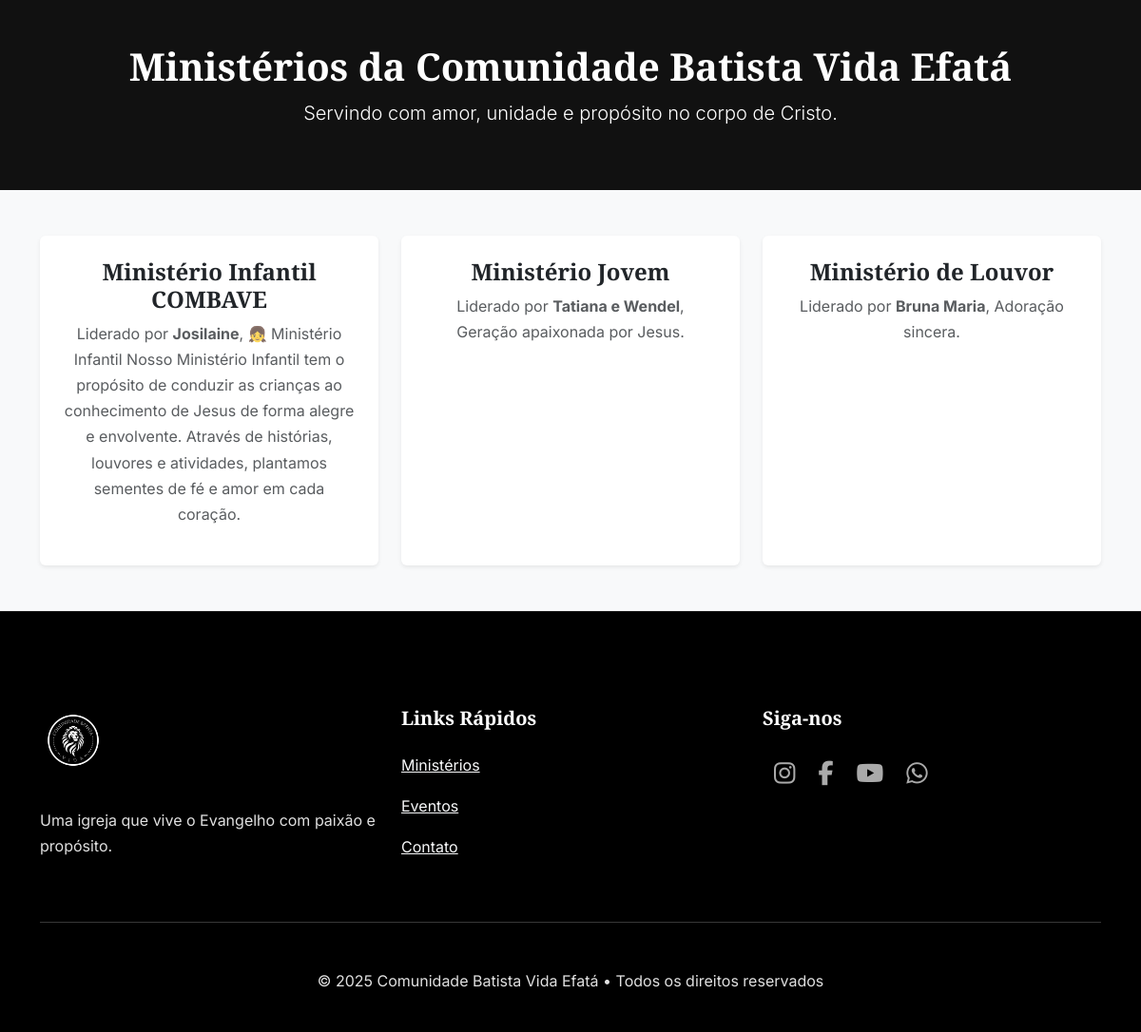
Page /ministerios (lower part) on the earlier database version.
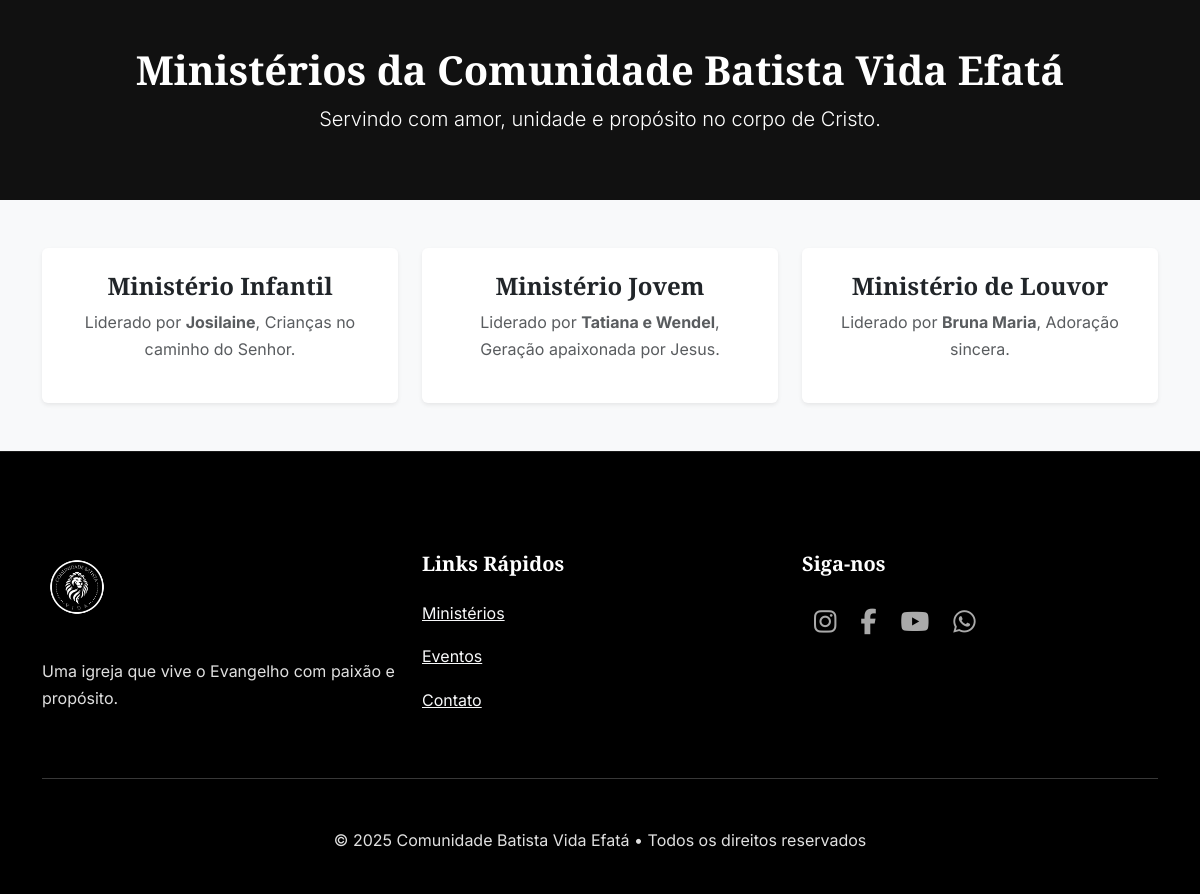
Same page on the later database version.
### app.py (models this page shows, shortened)
class Ministerio(db.Model):
    __tablename__ = 'ministerio'
    id = db.Column(db.Integer, primary_key=True)
    nome = db.Column(db.String(100), nullable=False)
    lider = db.Column(db.String(100), nullable=False)
    descricao = db.Column(db.Text, nullable=False)

### app.py (the view)
@app.route('/ministerios')
def ministerios():
    ministerios = Ministerio.query.order_by(Ministerio.nome).all()
    return render_template('public/ministerios.html', ministerios=ministerios)

### app.py (called while the page is built)
@app.context_processor
def inject_now():
    return {'now': datetime.utcnow()}

### templates/public/ministerios.html (shortened to what this page needs)
{% extends "base.html" %}
{% block content %}
<section class="text-center py-5" style="background-color: #111; color: white;">
    <div class="container">
        <h1 class="fw-bold">Ministérios da Comunidade Batista Vida Efatá</h1>
        <p class="lead">Servindo com amor, unidade e propósito no corpo de Cristo.</p>
    </div>
</section>
<section class="py-5 bg-light">
    <div class="container">
        <div class="row g-4 justify-content-center">
            {% for m in ministerios %}
            <div class="col-md-4">
                <div class="card border-0 shadow-sm text-center p-4 h-100">
                    <h4 class="fw-bold text-dark">{{ m.nome }}</h4>
                    <p class="text-muted">Liderado por <strong>{{ m.lider }}</strong>, {{ m.descricao }}</p>
                </div>
            </div>
            {% else %}
            <div class="col-12 text-center">
                <p class="text-muted">Nenhum ministério cadastrado.</p>
            </div>
            {% endfor %}
        </div>
    </div>
</section>
{% endblock %}

Differences in the rows shown:
changed Ministerio "Josilaine": nome "Ministério Infantil COMBAVE" → "Ministério Infantil"; descricao "👧 Ministério Infantil Nosso Ministério Infantil tem o propósito de conduzir as crianças ao conhecimento de Jesus de forma alegre e envolvente. Através de histórias, louvores e atividades, plantamos sementes de fé e amor em cada coração." → "Crianças no caminho do Senhor."
